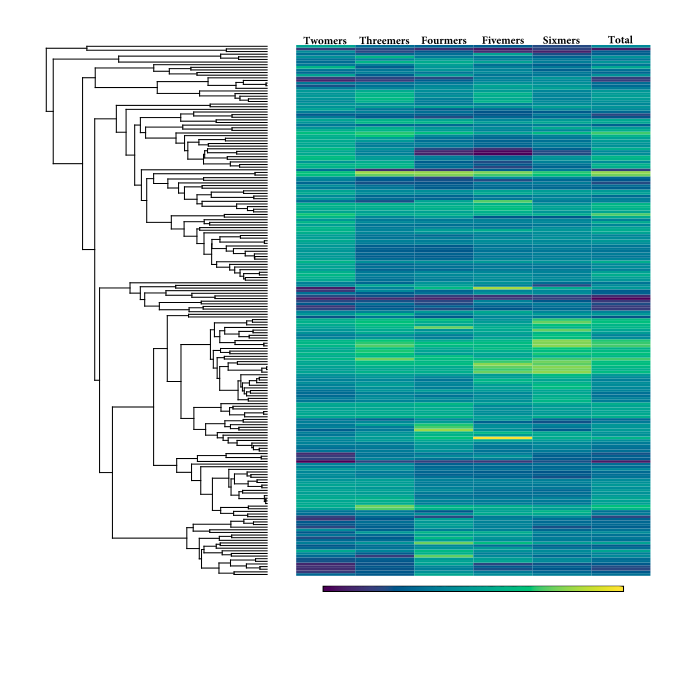

Generate this figure with R:
#load in packages that are needed
library(phytools)

#load in the trees
trees <- read.nexus("../data/trees/post.nex")
#select a single tree to use
tree <- trees[[sample(1:100, 1)]]
rm(trees)
#load in the data
dat.microsat <- read.csv("../results/ssr.inference/micRocounter_results_TII.csv",
                         row.names = 4)

# drops the tip for B.terrestis
pruned.tree <- drop.tip(phy=tree, tip=c("B.terrestris",
                                        "Plutella_xylostella"))

#make the heatmap with phylogeny
phylo.heatmap(tree = pruned.tree, 
              fsize = c(.0001, .0001, .31), standardize=T,
              X = log(dat.microsat[,11:16]*1000), 
              labels = F, pts = F,
              colors = hcl.colors(n = 500, palette = "viridis"))
#export as pdf 7" x 7"              
